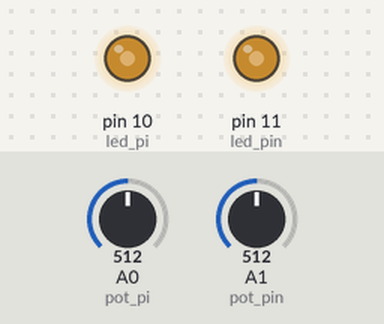
A sketch run on a simulated Arduino Uno, built with avr-gcc and run on an emulated ATmega328P. On the bench: output pins drawn as LEDs (lit = HIGH). The inputs (shaded band) are chosen by the test bench; at power-on: A0 (pot_pi) = 512, A1 (pot_pin) = 512.

Above: at 1.2 s.
1.3 s: A0 (pot_pi) set to 716
At 1.7 s:
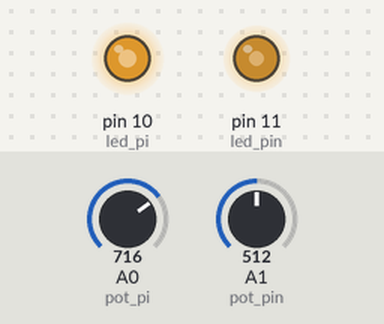
2.8 s: A1 (pot_pin) set to 716
At 4.0 s:
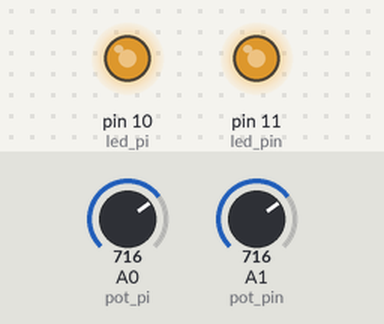
4.3 s: A0 (pot_pi) set to 900
At 5.2 s:
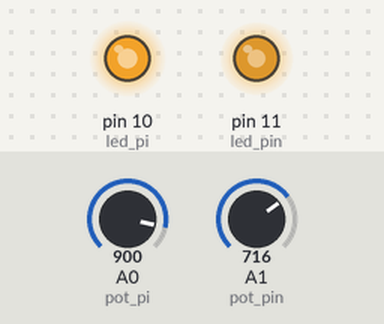
5.8 s: A1 (pot_pin) set to 900
At 6.4 s:
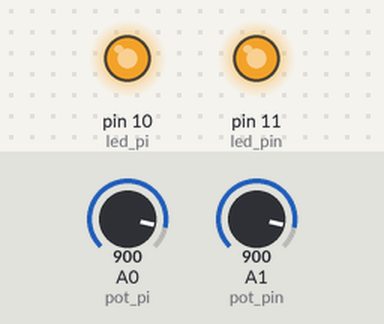
7.3 s: A0 (pot_pi) set to 511
At 8.5 s:
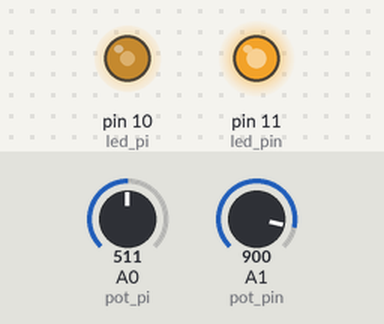
8.8 s: A1 (pot_pin) set to 122
At 9.8 s:
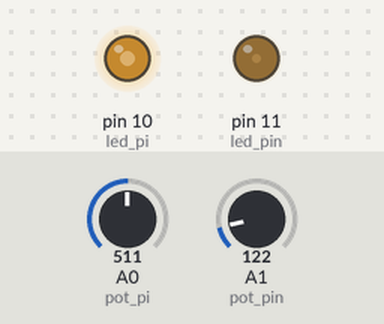
Timing chart, 0 to 11.3 s (numbered marks = the images above; inputs shaded):
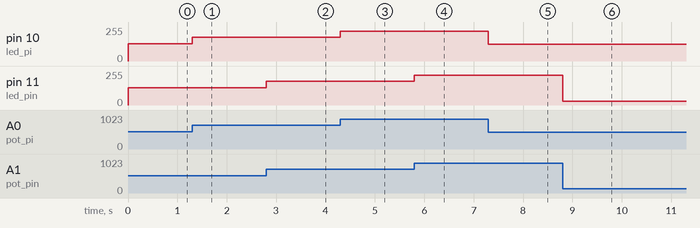

Measured:
- after the input at 1.3 s, pin 10 (led_pi): 128/255 → 179/255 at once
- after the input at 2.8 s, pin 11 (led_pin): 128/255 → 179/255 at once
- after the input at 4.3 s, pin 10 (led_pi): 179/255 → 225/255 at once
- after the input at 5.8 s, pin 11 (led_pin): 179/255 → 225/255 at once
- after the input at 7.3 s, pin 10 (led_pi): 225/255 → 127/255 at once
- after the input at 8.8 s, pin 11 (led_pin): 225/255 → 30/255 at once

The sketch:

potentiometer_fade.ino
```cpp
#define led_pin 11
#define pot_pin A1
#define led_pi 10
#define pot_pi A0

void setup() {
  pinMode(led_pin,OUTPUT);
  pinMode(led_pi,OUTPUT);
  Serial.begin(9600);

}

void loop() {
 int pot_value=analogRead(pot_pin);
 int pot_val=analogRead(pot_pi);
 int brightness=pot_value/4;
 int bright=pot_val/4;
 analogWrite(led_pin,brightness);
 analogWrite(led_pi,bright);

}
```
